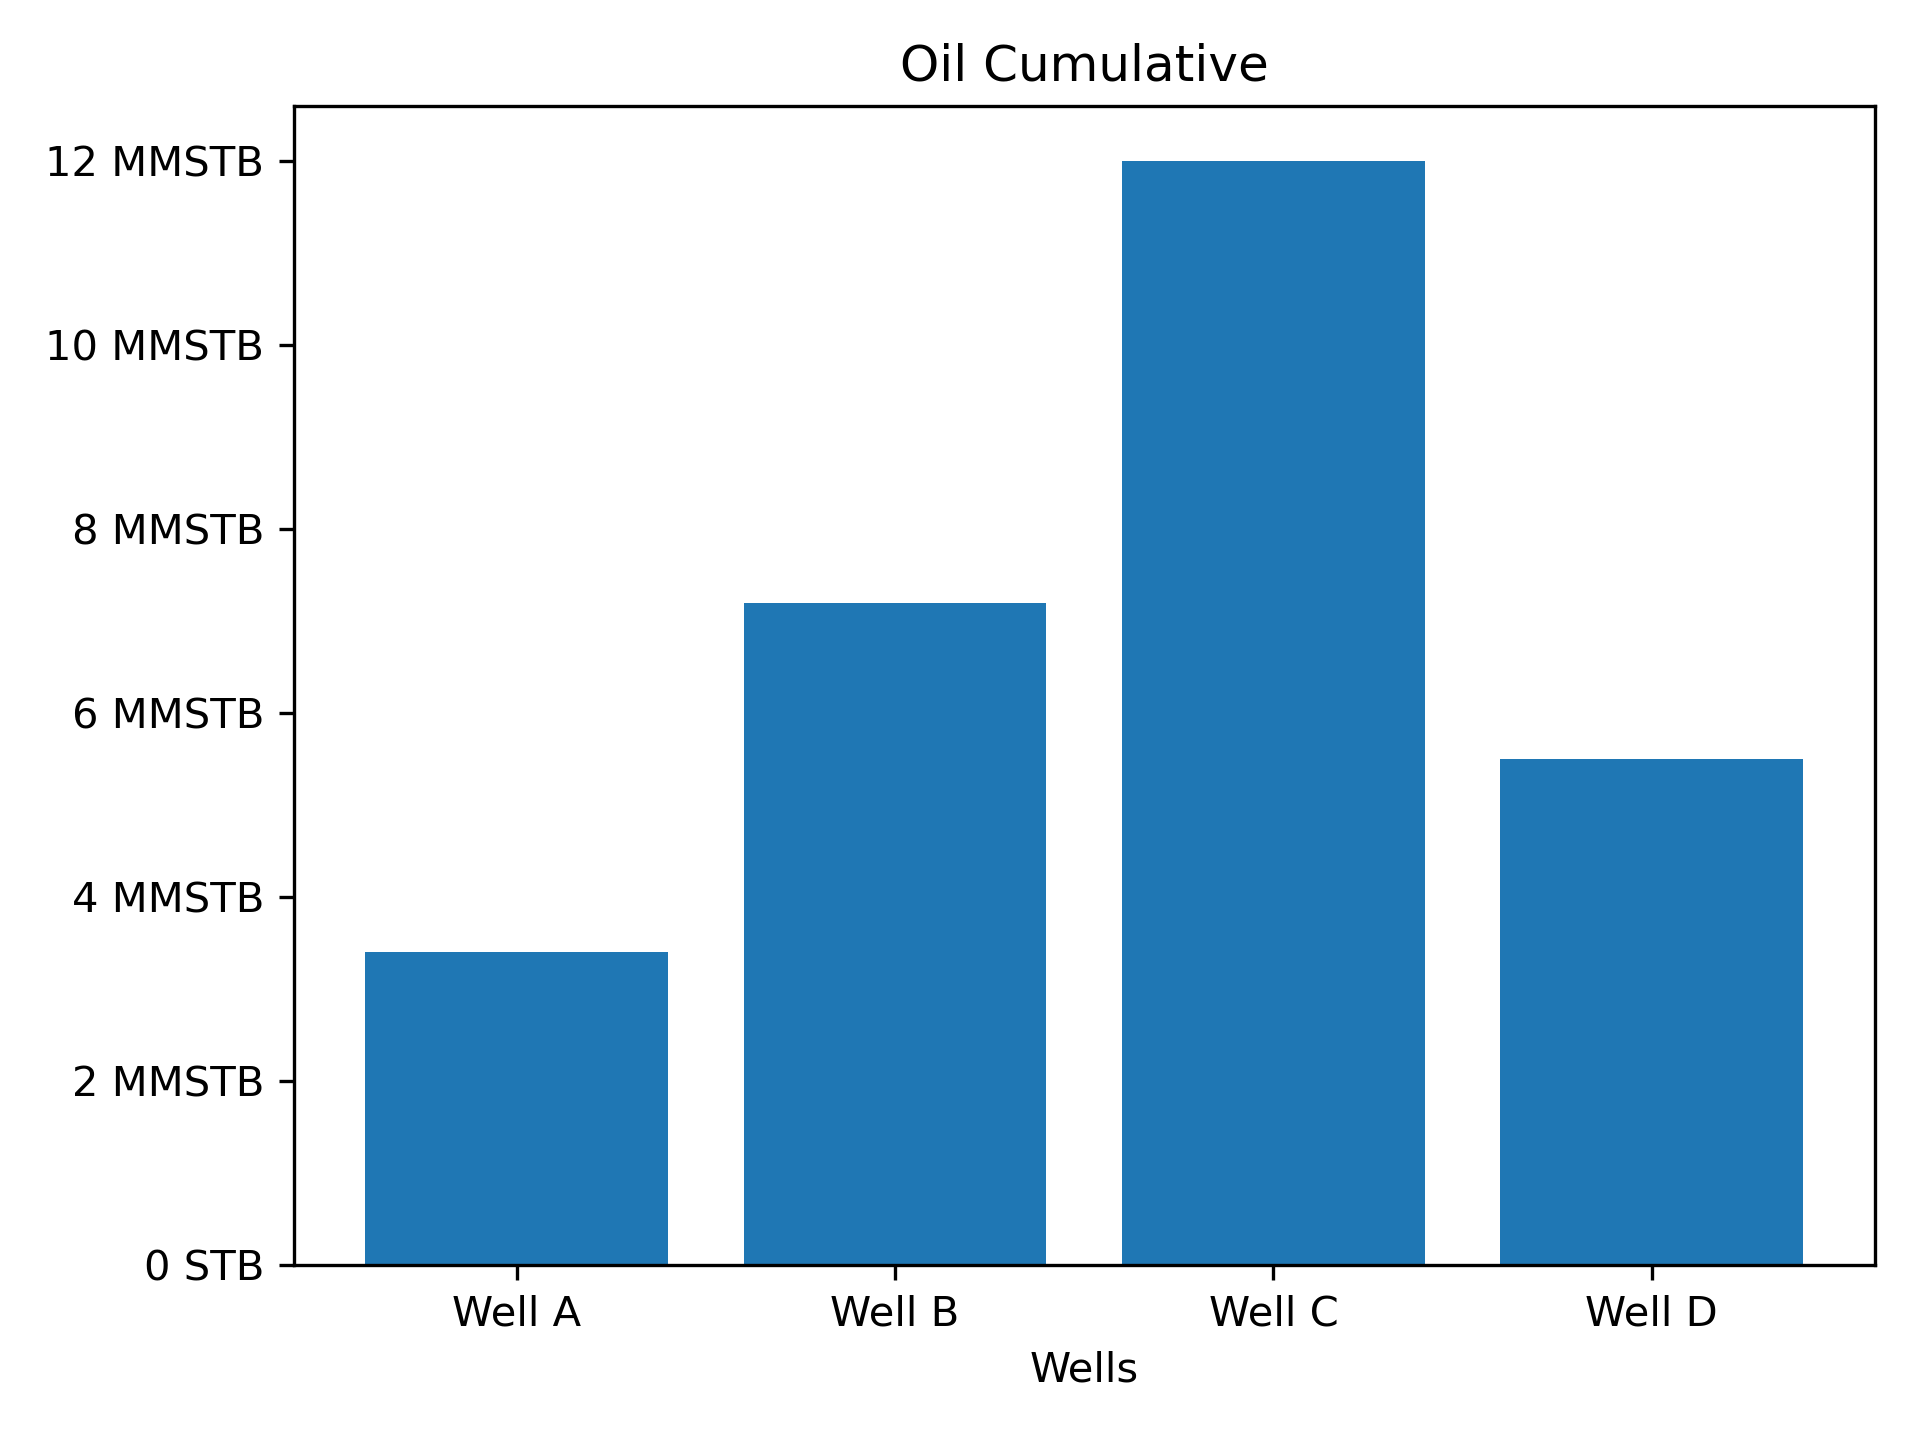

Write Python code to recreate this figure.
from matplotlib.ticker import EngFormatter
import matplotlib.pyplot as plt

# Sample data: Cumulative oil production
wells = ['Well A', 'Well B', 'Well C', 'Well D']
oil_cumulative = [3.4e6, 7.2e6, 1.2e7, 5.5e6] 

# Create a bar chart
fig, ax = plt.subplots()
ax.bar(wells, oil_cumulative)

formatter = EngFormatter(unit='STB')
formatter.ENG_PREFIXES[6] = "MM"

# Apply engineering notation to y-axis
ax.yaxis.set_major_formatter(formatter)

ax.set_xlabel('Wells')
ax.set_title('Oil Cumulative')

plt.tight_layout()
plt.savefig('eng_formatter/eng_formatter.png', dpi=300)
plt.show()
